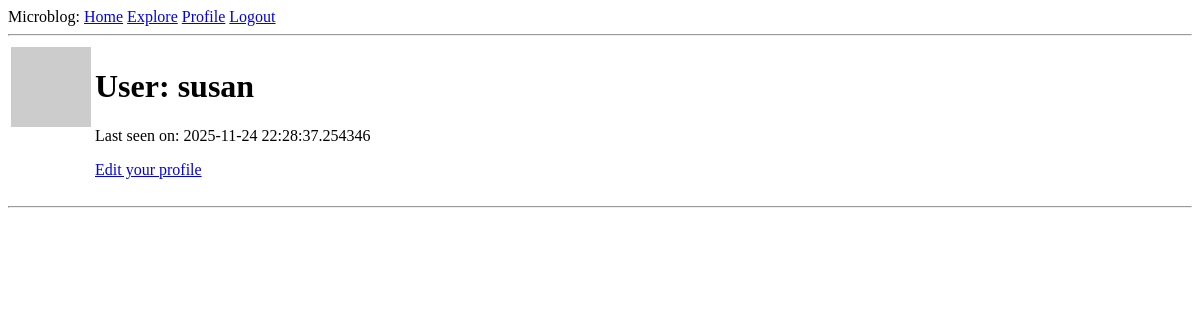
Page /user/susan (signed in) on the earlier database version.
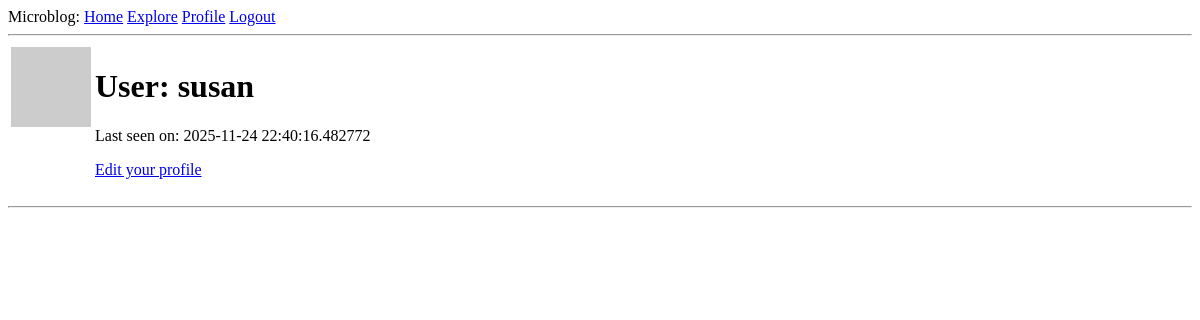
Same page on the later database version.
### app/models.py (models this page shows, shortened)
class User(UserMixin, db.Model):
    id: so.Mapped[int] = so.mapped_column(primary_key=True)
    username: so.Mapped[str] = so.mapped_column(sa.String(64), index=True,
                                                unique=True)
    email: so.Mapped[str] = so.mapped_column(sa.String(120), index=True,
                                             unique=True)
    password_hash: so.Mapped[Optional[str]] = so.mapped_column(sa.String(256))
    about_me: so.Mapped[Optional[str]] = so.mapped_column(sa.String(140))
    last_seen: so.Mapped[Optional[datetime]] = so.mapped_column(
        default=lambda: datetime.now(timezone.utc))
    posts: so.WriteOnlyMapped['Post'] = so.relationship(
        back_populates='author')
    following: so.WriteOnlyMapped['User'] = so.relationship(
        secondary=followers, primaryjoin=(followers.c.follower_id == id),
        secondaryjoin=(followers.c.followed_id == id),
        back_populates='followers')
    followers: so.WriteOnlyMapped['User'] = so.relationship(
        secondary=followers, primaryjoin=(followers.c.followed_id == id),
        secondaryjoin=(followers.c.follower_id == id),
        back_populates='following')
    def avatar(self, size):
        digest = md5(self.email.lower().encode('utf-8')).hexdigest()
        return f'https://www.gravatar.com/avatar/{digest}?d=identicon&s={size}'

### app/routes.py (the view)
@app.route('/user/<username>')
@login_required
def user(username):
    user = db.first_or_404(sa.select(User).where(User.username == username))
    page = request.args.get('page', 1, type=int)
    query = user.posts.select().order_by(Post.timestamp.desc())
    posts = db.paginate(query, page=page,
                        per_page=app.config['POSTS_PER_PAGE'],
                        error_out=False)
    next_url = url_for('user', username=user.username, page=posts.next_num) \
        if posts.has_next else None
    prev_url = url_for('user', username=user.username, page=posts.prev_num) \
        if posts.has_prev else None
    form = EmptyForm()
    return render_template('user.html', user=user, posts=posts.items,
                           next_url=next_url, prev_url=prev_url, form=form)

### app/models.py (called while the page is built)
@login.user_loader
def load_user(id):
    return db.session.get(User, int(id))

### app/routes.py (called while the page is built)
@app.before_request
def before_request():
    if current_user.is_authenticated:
        current_user.last_seen = datetime.now(timezone.utc)
        db.session.commit()

### app/templates/user.html (shortened to what this page needs)
{% extends "base.html" %}
{% block content %}
    <table>
        <tr valign="top">
            <td><img src="{{ user.avatar(128) }}"></td>
            <td>
                <h1>User: {{ user.username }}</h1>
                {% if user.last_seen %}<p>Last seen on: {{ user.last_seen }}</p>{% endif %}
                {% if user == current_user %}
                <p><a href="{{ url_for('edit_profile') }}">Edit your profile</a></p>
                {% endif %}
            </td>
        </tr>
    </table>
    <hr>
{% endblock %}

Differences in the rows shown:
changed User "susan": last_seen "2025-11-24 22:28:37.254346" → "2025-11-24 22:40:16.482772"
